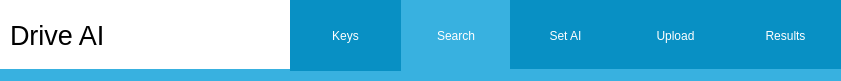
  <widget class="QWidget" name="menuBar" native="true">
   <property name="geometry">
    <rect>
     <x>0</x>
     <y>0</y>
     <width>841</width>
     <height>81</height>
    </rect>
   </property>
   <property name="styleSheet">
    <string notr="true">background-color: rgb(255, 255, 255);</string>
   </property>
   <widget class="QPushButton" name="searchButton">
    <property name="enabled">
     <bool>true</bool>
    </property>
    <property name="geometry">
     <rect>
      <x>400</x>
      <y>0</y>
      <width>112</width>
      <height>71</height>
     </rect>
    </property>
    <property name="styleSheet">
     <string notr="true">QWidget{
	
	background-color: rgb(8, 144, 196);
}

QPushButton{
	color:white;
	font: 700 14pt;
	border: none;
}

QPushButton:Checked{
	background-color: rgb(56, 177, 224);
	font: 700 16pt;
}</string>
    </property>
    <property name="text">
     <string>Search</string>
    </property>
    <property name="checkable">
     <bool>true</bool>
    </property>
    <property name="checked">
     <bool>true</bool>
    </property>
    <property name="autoExclusive">
     <bool>true</bool>
    </property>
   </widget>
   <widget class="QPushButton" name="setAIButton">
    <property name="geometry">
     <rect>
      <x>510</x>
      <y>0</y>
      <width>111</width>
      <height>71</height>
     </rect>
    </property>
    <property name="styleSheet">
     <string notr="true">QWidget{
	
	background-color: rgb(8, 144, 196);
}

QPushButton{
	color:white;
	font: 700 14pt;
	border: none;
}

QPushButton:Checked{
	background-color: rgb(56, 177, 224);
	font: 700 16pt;
}</string>
    </property>
    <property name="text">
     <string>Set AI</string>
    </property>
    <property name="checkable">
     <bool>true</bool>
    </property>
    <property name="checked">
     <bool>false</bool>
    </property>
    <property name="autoExclusive">
     <bool>true</bool>
    </property>
   </widget>
   <widget class="QPushButton" name="uploadButton">
    <property name="geometry">
     <rect>
      <x>620</x>
      <y>0</y>
      <width>111</width>
      <height>71</height>
     </rect>
    </property>
    <property name="styleSheet">
     <string notr="true">QWidget{
	
	background-color: rgb(8, 144, 196);
}

QPushButton{
	color:white;
	font: 700 14pt;
	border: none;
}

QPushButton:Checked{
	background-color: rgb(56, 177, 224);
	font: 700 16pt;
}</string>
    </property>
    <property name="text">
     <string>Upload</string>
    </property>
    <property name="checkable">
     <bool>true</bool>
    </property>
    <property name="autoExclusive">
     <bool>true</bool>
    </property>
   </widget>
   <widget class="QLabel" name="title">
    <property name="geometry">
     <rect>
      <x>10</x>
      <y>10</y>
      <width>101</width>
      <height>51</height>
     </rect>
    </property>
    <property name="styleSheet">
     <string notr="true">font: 9pt;
font: 20pt;</string>
    </property>
    <property name="text">
     <string>Drive AI</string>
    </property>
   </widget>
   <widget class="QWidget" name="selectTabIndicator" native="true">
    <property name="geometry">
     <rect>
      <x>0</x>
      <y>69</y>
      <width>841</width>
      <height>20</height>
     </rect>
    </property>
    <property name="styleSheet">
     <string notr="true">QWidget{
	
	background-color: rgb(56, 177, 224);
	border: none; 
}</string>
    </property>
   </widget>
   <widget class="QPushButton" name="resultsButton">
    <property name="geometry">
     <rect>
      <x>730</x>
      <y>0</y>
      <width>111</width>
      <height>71</height>
     </rect>
    </property>
    <property name="styleSheet">
     <string notr="true">QWidget{
	
	background-color: rgb(8, 144, 196);
}

QPushButton{
	color:white;
	font: 700 14pt;
	border: none;
}

QPushButton:Checked{
	background-color: rgb(56, 177, 224);
	font: 700 16pt;
}</string>
    </property>
    <property name="text">
     <string>Results</string>
    </property>
    <property name="checkable">
     <bool>true</bool>
    </property>
    <property name="autoExclusive">
     <bool>true</bool>
    </property>
   </widget>
   <widget class="QPushButton" name="keysButton">
    <property name="geometry">
     <rect>
      <x>290</x>
      <y>0</y>
      <width>111</width>
      <height>71</height>
     </rect>
    </property>
    <property name="styleSheet">
     <string notr="true">QWidget{
	
	background-color: rgb(8, 144, 196);
}

QPushButton{
	color:white;
	font: 700 14pt;
	border: none;
}

QPushButton:Checked{
	background-color: rgb(56, 177, 224);
	font: 700 16pt;
}</string>
    </property>
    <property name="text">
     <string>Keys</string>
    </property>
    <property name="checkable">
     <bool>true</bool>
    </property>
    <property name="checked">
     <bool>false</bool>
    </property>
    <property name="autoExclusive">
     <bool>true</bool>
    </property>
   </widget>
   <zorder>searchButton</zorder>
   <zorder>setAIButton</zorder>
   <zorder>uploadButton</zorder>
   <zorder>title</zorder>
   <zorder>resultsButton</zorder>
   <zorder>selectTabIndicator</zorder>
   <zorder>keysButton</zorder>
  </widget>
